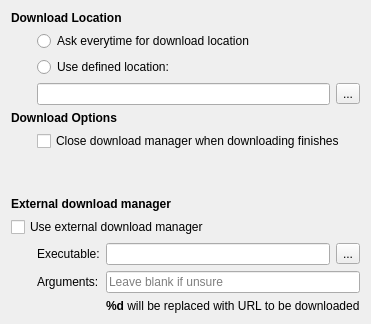
         <widget class="QWidget" name="downloadsPage">
          <layout class="QGridLayout" name="gridLayout_10">
           <item row="0" column="0" colspan="4">
            <widget class="QLabel" name="label_23">
             <property name="text">
              <string>&lt;b&gt;Download Location&lt;/b&gt;</string>
             </property>
            </widget>
           </item>
           <item row="3" column="1" colspan="2">
            <widget class="QRadioButton" name="askEverytime">
             <property name="text">
              <string>Ask everytime for download location</string>
             </property>
            </widget>
           </item>
           <item row="4" column="1" colspan="2">
            <widget class="QRadioButton" name="useDefined">
             <property name="text">
              <string>Use defined location: </string>
             </property>
            </widget>
           </item>
           <item row="5" column="1" colspan="3">
            <layout class="QHBoxLayout" name="horizontalLayout_4">
             <item>
              <widget class="QLineEdit" name="downLoc"/>
             </item>
             <item>
              <widget class="MacToolButton" name="downButt">
               <property name="text">
                <string>...</string>
               </property>
              </widget>
             </item>
            </layout>
           </item>
           <item row="4" column="3">
            <spacer name="horizontalSpacer_18">
             <property name="orientation">
              <enum>Qt::Horizontal</enum>
             </property>
             <property name="sizeHint" stdset="0">
              <size>
               <width>40</width>
               <height>20</height>
              </size>
             </property>
            </spacer>
           </item>
           <item row="5" column="0">
            <spacer name="horizontalSpacer_19">
             <property name="orientation">
              <enum>Qt::Horizontal</enum>
             </property>
             <property name="sizeType">
              <enum>QSizePolicy::Fixed</enum>
             </property>
             <property name="sizeHint" stdset="0">
              <size>
               <width>20</width>
               <height>20</height>
              </size>
             </property>
            </spacer>
           </item>
           <item row="6" column="0" colspan="4">
            <widget class="QLabel" name="label_22">
             <property name="text">
              <string>&lt;b&gt;Download Options&lt;/b&gt;</string>
             </property>
            </widget>
           </item>
           <item row="7" column="1" colspan="3">
            <widget class="QCheckBox" name="closeDownManOnFinish">
             <property name="text">
              <string>Close download manager when downloading finishes</string>
             </property>
            </widget>
           </item>
           <item row="10" column="0" colspan="4">
            <widget class="QLabel" name="label_51">
             <property name="text">
              <string>&lt;b&gt;External download manager&lt;/b&gt;</string>
             </property>
            </widget>
           </item>
           <item row="12" column="0" colspan="4">
            <widget class="QCheckBox" name="useExternalDownManager">
             <property name="text">
              <string>Use external download manager</string>
             </property>
            </widget>
           </item>
           <item row="13" column="1" colspan="3">
            <layout class="QFormLayout" name="formLayout_2">
             <property name="fieldGrowthPolicy">
              <enum>QFormLayout::AllNonFixedFieldsGrow</enum>
             </property>
             <item row="0" column="0">
              <widget class="QLabel" name="label_52">
               <property name="text">
                <string>Executable:</string>
               </property>
              </widget>
             </item>
             <item row="1" column="0">
              <widget class="QLabel" name="label_53">
               <property name="text">
                <string>Arguments:</string>
               </property>
              </widget>
             </item>
             <item row="1" column="1">
              <widget class="QLineEdit" name="externalDownArguments">
               <property name="placeholderText">
                <string>Leave blank if unsure</string>
               </property>
              </widget>
             </item>
             <item row="0" column="1">
              <layout class="QHBoxLayout" name="horizontalLayout_7">
               <item>
                <widget class="QLineEdit" name="externalDownExecutable"/>
               </item>
               <item>
                <widget class="MacToolButton" name="chooseExternalDown">
                 <property name="text">
                  <string>...</string>
                 </property>
                </widget>
               </item>
              </layout>
             </item>
             <item row="2" column="1">
              <widget class="QLabel" name="label_64">
               <property name="text">
                <string>&lt;b&gt;%d&lt;/b&gt; will be replaced with URL to be downloaded</string>
               </property>
              </widget>
             </item>
            </layout>
           </item>
           <item row="9" column="0" colspan="4">
            <spacer name="verticalSpacer_10">
             <property name="orientation">
              <enum>Qt::Vertical</enum>
             </property>
             <property name="sizeHint" stdset="0">
              <size>
               <width>20</width>
               <height>40</height>
              </size>
             </property>
            </spacer>
           </item>
          </layout>
         </widget>
